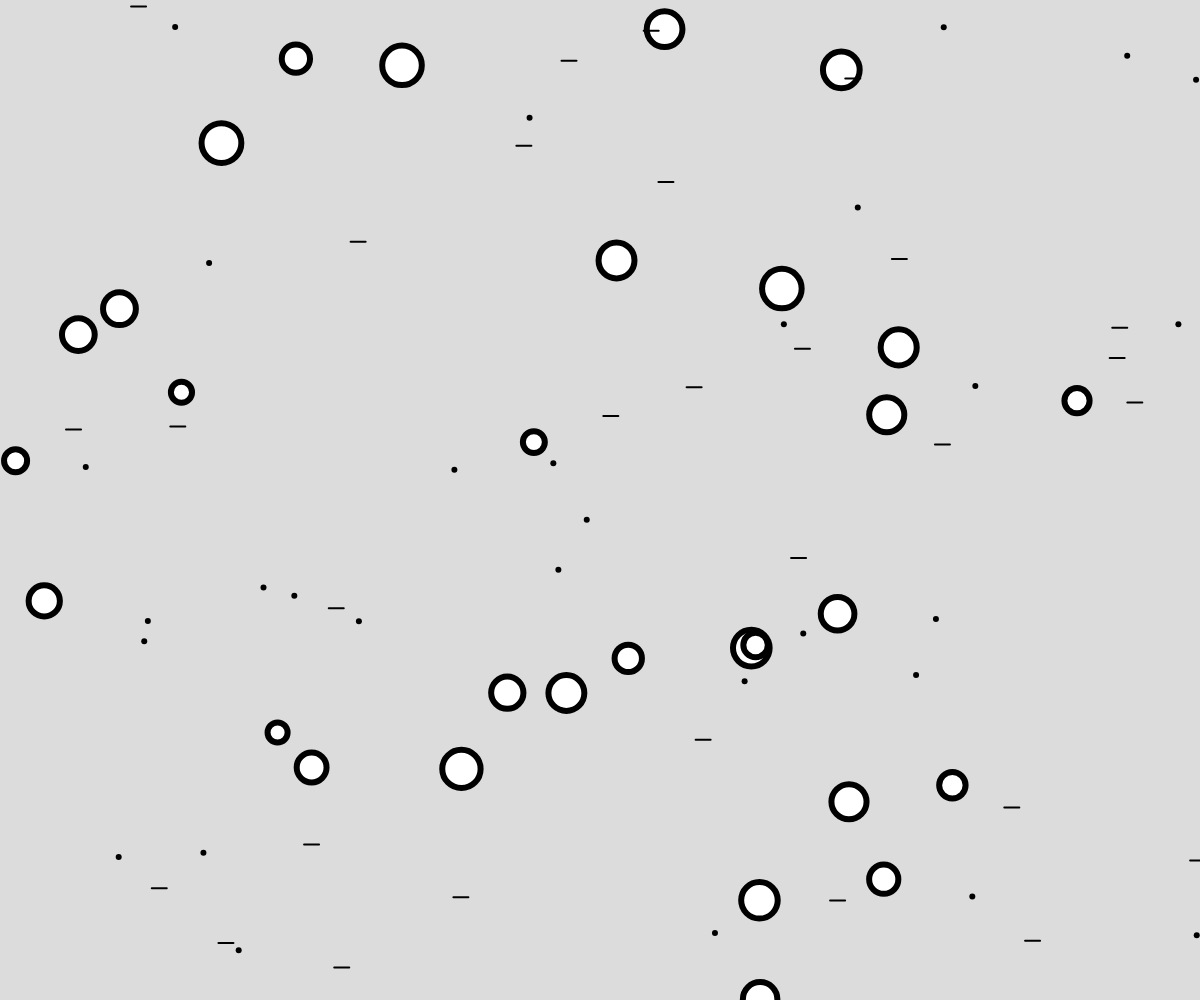
Frame 1 (no input)
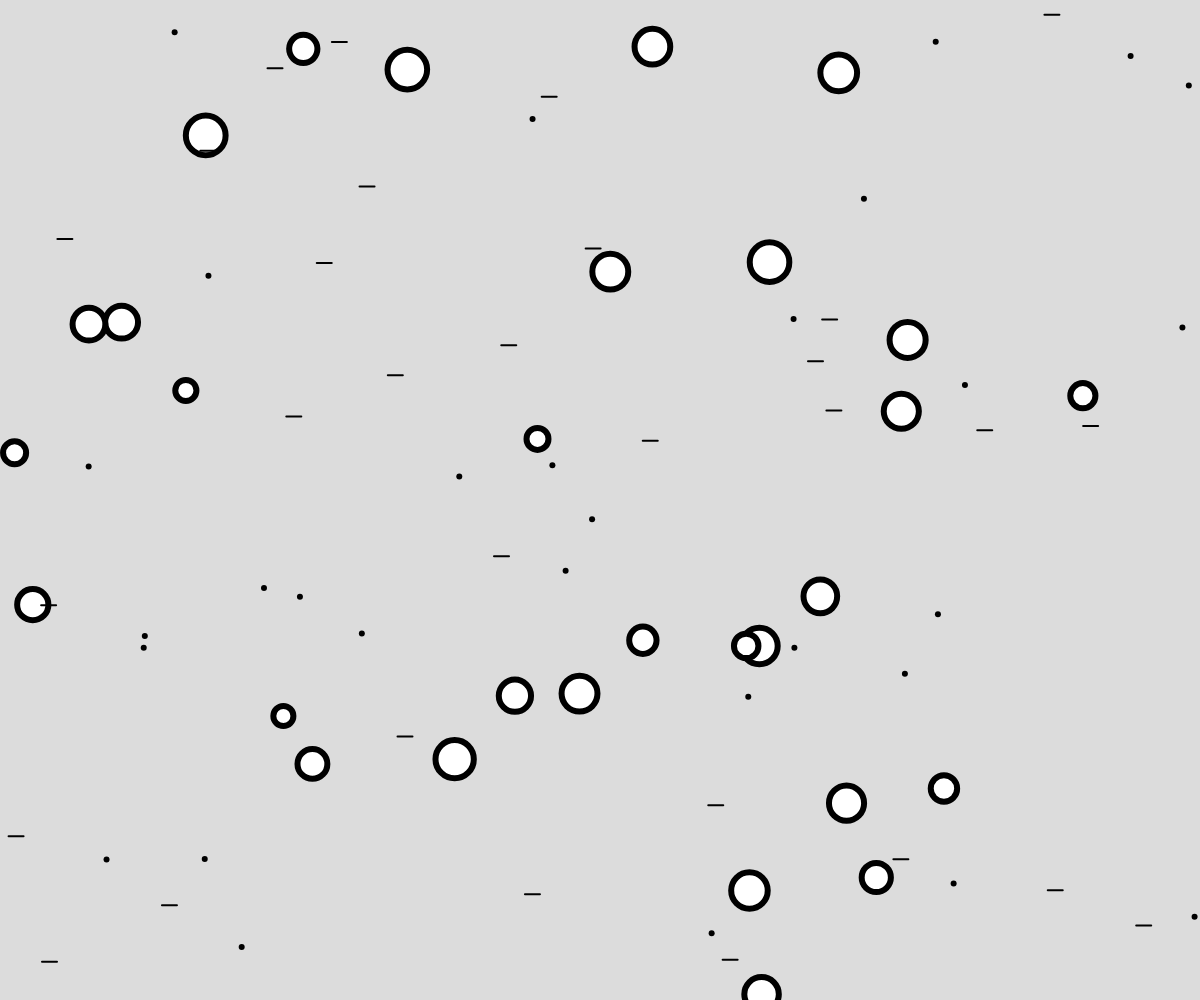
Frame 60 (no input)
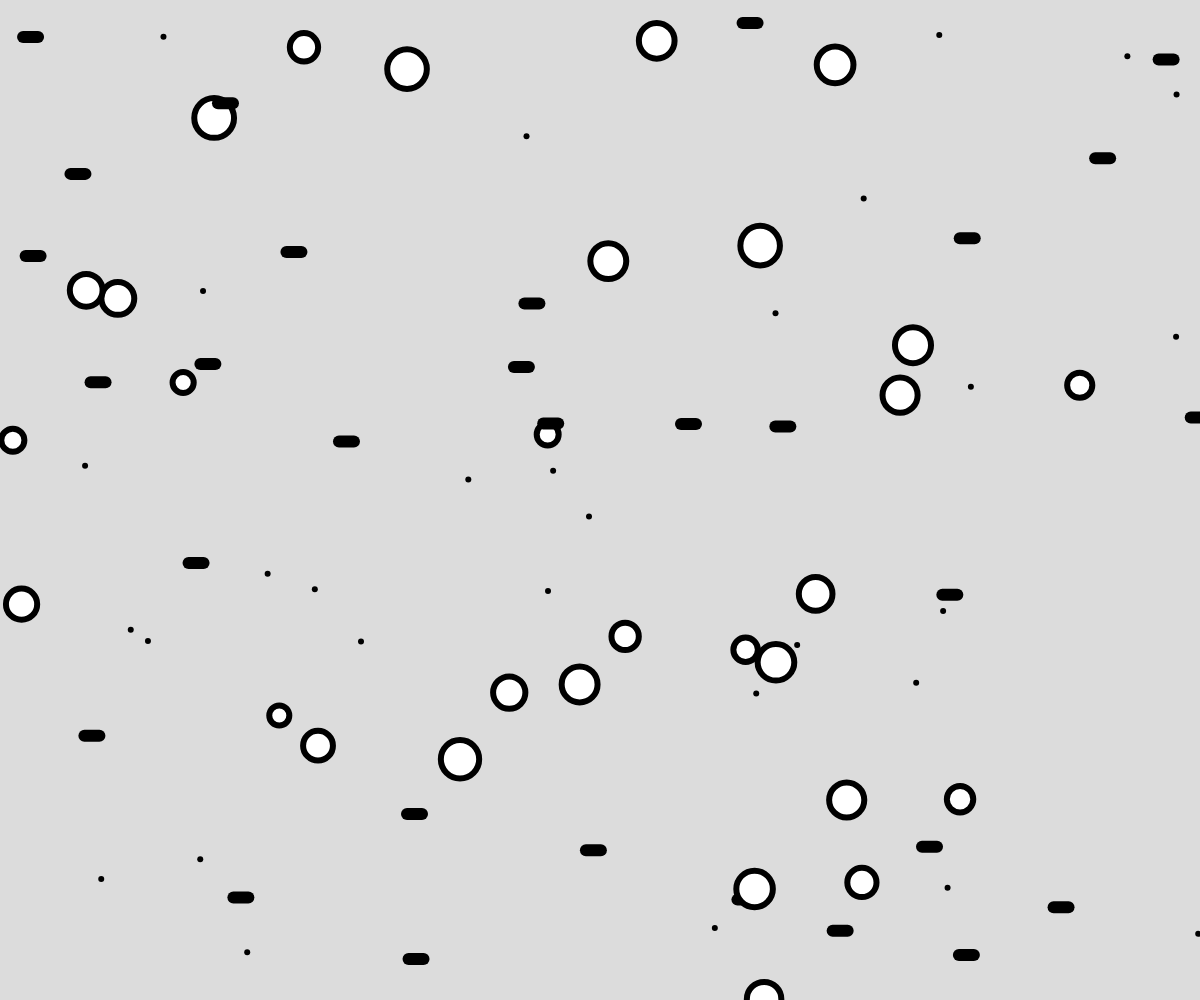
Frame 120 (the mouse pressed at the canvas centre since frame 60)

The p5.js sketch that drew these frames (run headless with seeded random() and noise() and a simulated clock; from frame 60 on, the mouse is pressed at the canvas centre):

// p5.js sketch
// ── sketch.js
// Inheritance
// Lucas F.
// Oct 30, 2025

let objects = [];

function setup() {
  createCanvas(windowWidth, windowHeight);
  for (let i = 0; i < 30; i++){
    objects.push(new AnimatedObject(random(width), random(height)));
    objects.push(new CircleObject(random(width), random(height)));
    objects.push(new LineObject());
  }

}

function draw() {
  background(220);
  for(o of objects){
    o.move();
    o.display();
  }
}



// Child Class #1 - Circle

class CircleObject extends AnimatedObject{
  constructor(x,y){
    super(x,y);
    // we can also add on to what was in the parent class
    this.size = random(20,40);
  }

  // no mention of move()... It will be the same as parent move()

  display(){ // function override -> copies overtop of parent version
    if(dist(this.x,this.y,mouseX,mouseY)< this.size/2){
      fill(0,255,0);
    }
    else{
      fill(255);
    }
    circle(this.x,this.y,this.size);

  }

}

// Child Class #2 - Line

class LineObject extends AnimatedObject{
  constructor(){
    super(random(width), random(height));

  }

  move(){ // combo override, but built on parent version
    super.move(); // runs parent version of move
    this.x -= 5
    if(this.x < 0) this.x = width;

  }

  display(){
    if(mouseIsPressed){
      strokeWeight(12);
    }
    else{
      strokeWeight(2);
    }
    line(this.x,this.y,this.x + 15, this.y);
  }
}

// ── AnimatedObject.js
// Parent class("Super Class")
// --- if all in one file, should occur first ---
class AnimatedObject{
    constructor(x,y){
      this.x = x; this.y = y;
      this.size = 6; 
    }
  
    move(){ // add a "wiggle effect"
      this.x += random(-2,2);
      this.y += random(-2,2);
    }
  
    display(){
      strokeWeight(this.size);
      point(this.x,this.y);
    }
  }
